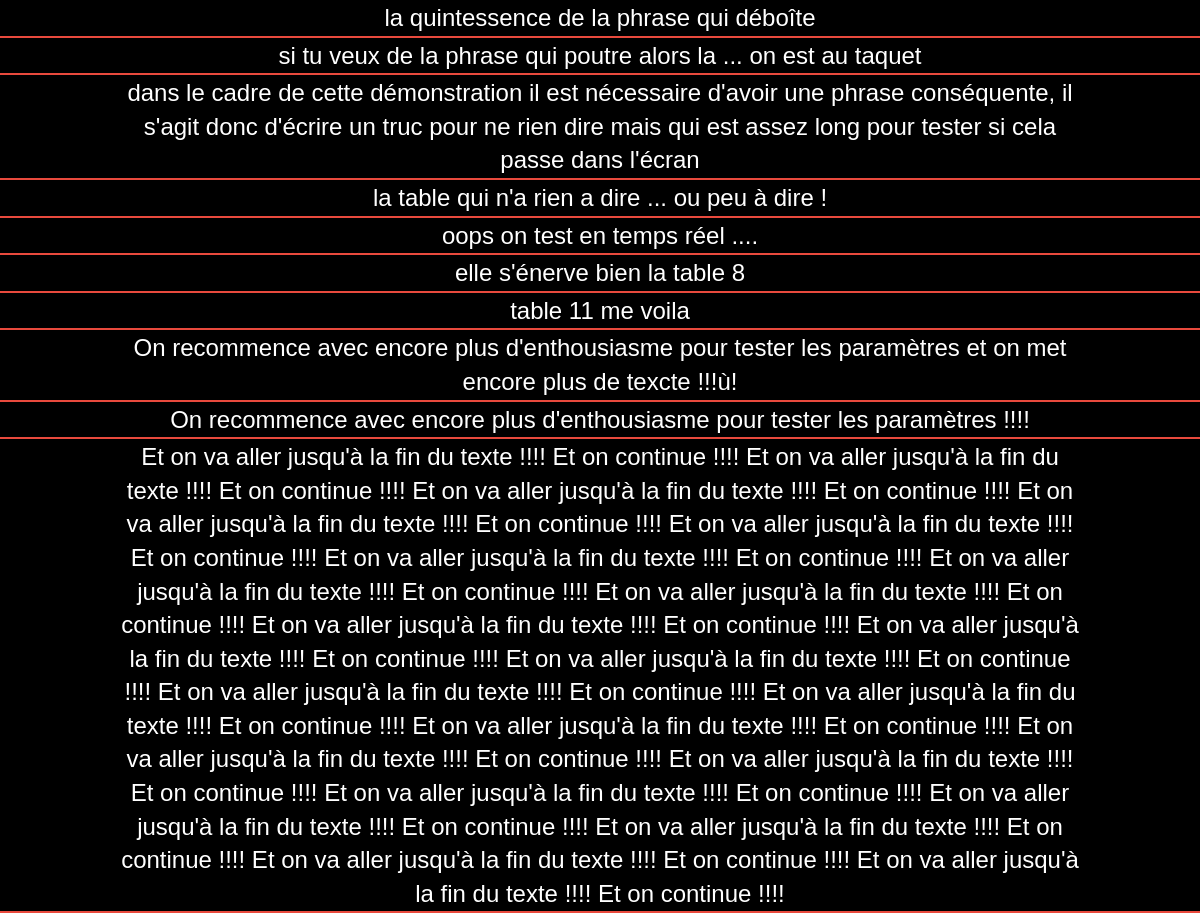
The page /admin-previewSelected.php?step=1 on the database its author committed.
### tables this page shows
CREATE TABLE `reponses_total` (
  `id` int(10) UNSIGNED NOT NULL,
  `groupe` int(11) NOT NULL,
  `etape` int(11) NOT NULL,
  `valeur` longtext NOT NULL,
  `last_edit` int(12) DEFAULT '0',
  `is_sel` int(11) DEFAULT '0'
);

### inc/common.inc.php (called while the page is built, shortened)
<?php
$BDD = "ifasrgdsusidebdd";
function	openDb(){
	return true;
}
function getSelQuestData($step){
    global	$msock;
	$sql = "SELECT id,groupe,valeur FROM reponses_total WHERE etape='".$step."' AND is_sel=1 ORDER BY last_edit";
    if(!($res = mysql_query($sql, $msock)))
		return false;
	$Result = array();
	while($data = mysql_fetch_array($res))
	{
		$id = $data['id'];
		$Result[$id] = $data;
	}
	return $Result;
}
?>

### admin-previewSelected.php (the view, shortened to what this page needs)
<?php
include "inc/common.inc.php";
?>
<!DOCTYPE html>
<html class="no-js" xmlns="http://www.w3.org/1999/html"  style="height:100%">
    <head>
        <link rel="stylesheet" href="css/normalize.min.css">
        <link rel="stylesheet" href="css/reset.css">
        <link rel="stylesheet" href="css/main.css">
    </head>
    <body style="height:100%">
		<div style="color:white;font-size:24px;height:100%">
            <table border="0" width="100%" height="99%">
            <?php
                            if (openDb()){
                                if (is_array($allAnswers = getSelQuestData($_GET['step']))){
                                    $combien = count($allAnswers);
                                    if ($combien){
                                        $pourcentHeight = intval(100/$combien);
                                        while (list($id,$record) = each($allAnswers)){
                                            echo '<tr height="'.$pourcentHeight.'%"><td align="center" style="border-bottom:2px solid #E94A3D"><div style="width:80%">'.$record['valeur'].'</div></td></tr>';
                                        }
                                    }
                                }else{
                                    echo ('erreur');
                                }
                            }else{
                                echo ("impossible de se connecter à la base de données");
                                die();
                            }
                            ?>
            </table>
		</div>
    </body>
</html>

### css/main.css (style rules this page uses)
BODY { background-color:#000; }

### rows shown on the page
reponses_total: valeur "la quintessence de la phrase qui déboîte"
reponses_total: valeur "si tu veux de la phrase qui poutre alors la ... on est au taquet"
reponses_total: valeur "dans le cadre de cette démonstration il est nécessaire d'avoir une phrase conséquente, il s'agit donc d'écrire un truc pour ne rien dire mais qui est assez long pour tester si cela passe dans l'écran"
reponses_total: valeur "la table qui n'a rien a dire ... ou peu à dire !"
reponses_total: valeur "oops on test en temps réel ...."
reponses_total: valeur "elle s'énerve bien la table 8"
reponses_total: valeur "table 11 me voila"
reponses_total: valeur "On recommence avec encore plus d'enthousiasme pour tester les paramètres et on met encore plus de texcte !!!ù!"
reponses_total: valeur "On recommence avec encore plus d'enthousiasme pour tester les paramètres !!!!"
reponses_total: valeur "Et on va aller jusqu'à la fin du texte !!!! Et on continue !!!! Et on va aller jusqu'à la fin du texte !!!! Et on continue !!!! Et on va aller jusqu'à la fin du texte !!!! Et on continue !!!! Et on va aller jusqu'à la fin du texte !!!! Et on continue !!!! Et on va aller jusqu'à la fin du texte !!!! Et on continue !!!! Et on va aller jusqu'à la fin du texte !!!! Et on continue !!!! Et on va aller jusqu'à la fin du texte !!!! Et on continue !!!! Et on va aller jusqu'à la fin du texte !!!! Et on continue !!!! Et on va aller jusqu'à la fin du texte !!!! Et on continue !!!! Et on va aller jusqu'à la fin du texte !!!! Et on continue !!!! Et on va aller jusqu'à la fin du texte !!!! Et on continue…"
